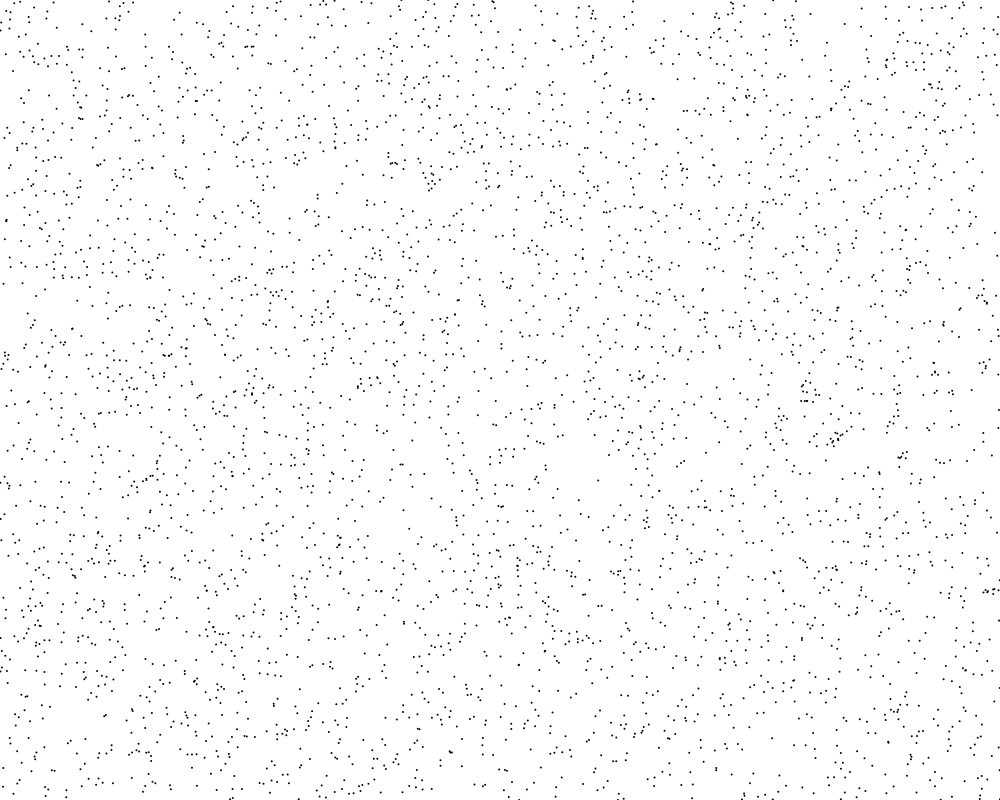
Frame 1 (no input)
Frame 60 (no input): identical to frame 1, image omitted
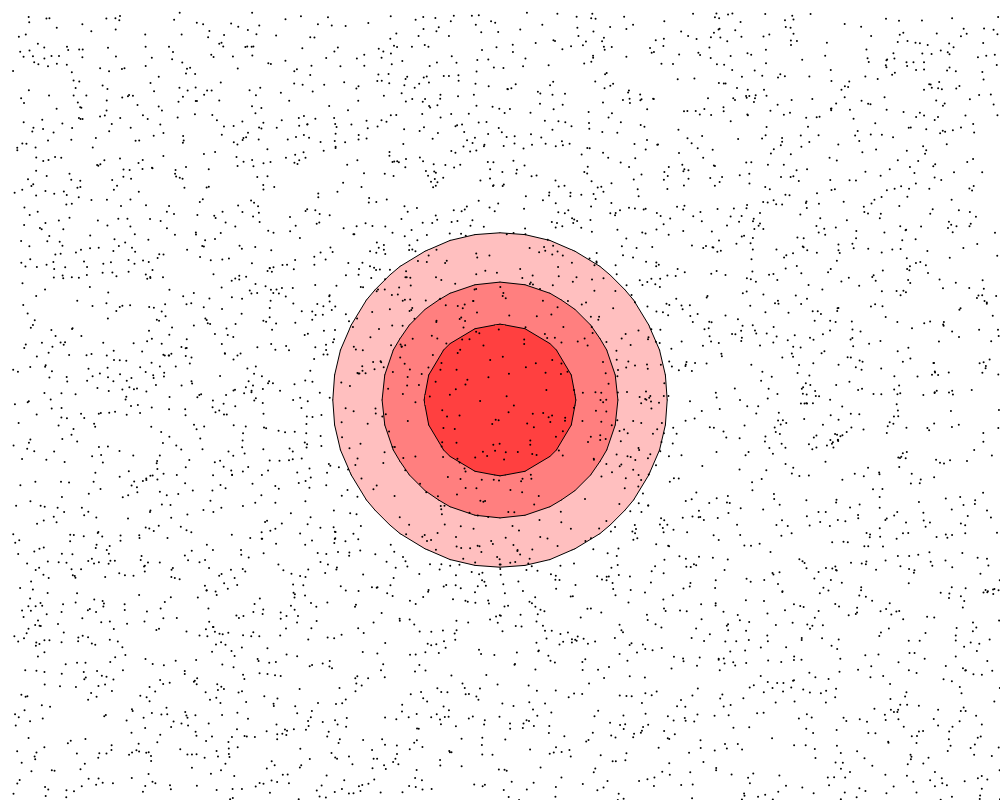
Frame 120 (the mouse pressed at the canvas centre since frame 60)

The p5.js sketch that drew these frames (run headless with seeded random() and noise() and a simulated clock; from frame 60 on, the mouse is pressed at the canvas centre):

// p5.js sketch
// ── sketch.js
// Object Arrays
let pressureField = [];
let isoFields = [];
let parcels = [];
let maxI, maxJ;

let scaling = 0;
let oscaling = 0;
let isolines = [];
let isoscale = 0.1;
let isomax = 0.0;
let isomin = 0.0;
let fac = 2;
let f = 1;

let Nmax = 4000;

let pressureSelect;
let motionType;
let resetButton;
let resetPointsButton;

function setup() {
  createCanvas(1000, 800);
  
  translate(0, height);
  translate(-2*fac, fac)
  scale(1, -1);
  
  pressureSelect = createSelect();
  pressureSelect.position(0, height);
  pressureSelect.option('H');
  pressureSelect.option('L');

  motionType = createSelect();
  motionType.position(0, height+25);
  motionType.option('Real Motion');
  motionType.option('Geostrophic Motion');
  
  resetButton = createButton('Reset Everything');
  resetButton.position(0, height+50);
  
  resetButton.mousePressed(reset);
  
  resetPointsButton = createButton('Reset Tracers');
  resetPointsButton.position(0, height+75);
  
  resetPointsButton.mousePressed(resetPoints);
  
  fac = round(width/40);
  
  // Create field
  let I = 0;
  let J = 0;
  for (let i = -fac; i < (width+2*fac); i += fac) {
    pressureField[I] = [];
    J = 0;
    for (let j = -fac; j < (height+2*fac); j += fac) {
      p = new scalarFieldPoint(i, j, 0);
      pressureField[I][J] = p;
      J += 1;
    }
    I += 1;
  }
  maxI = I;
  maxJ = J;
  
  updateIsoFields(pressureField);
  
  for (let i=0; i<Nmax; i+=1){
    p = new parcel(random(0,width),random(0,height));
    parcels[i] = p;
  }
  
}

function draw() {
  background(220);
  
  showIsoFields();
  
  for (let i=0; i<parcels.length; i++){
    if (parcels[i].move){
      parcels[i].physics(pressureField);
    }
    parcels[i].show();
  }
  
  let N = parcels.length;
  for (let i=0; i<parcels.length; i++){
    if (parcels[i].kill){
      parcels.splice(i,1);
      N -=1;
    }
  }
  
  for (let i=N; i<Nmax; i++){
    p = new parcel(random(0,width),random(0,height));
    p.initialize(pressureField);
    parcels[i] = p;
  }
}

function mousePressed() {
  let posX = round(mouseX/(width/4))*(width/4);
  let posY = round(mouseY/(height/4))*(height/4);
  
  if (posY<height && posY>0){
    for (let i = 0; i<maxI; i++) {
      for (let j = 0; j<maxJ; j++) {
        let r = pow(pressureField[i][j].x-posX,2)+pow(pressureField[i][j].y-posY,2);
        if (pressureSelect.selected()=='H'){
            pressureField[i][j].V += exp(-r/20000);
        }
        if (pressureSelect.selected()=='L'){
            pressureField[i][j].V -= exp(-r/20000);
        }
      }
    }
    
    updateIsoFields(pressureField);
    
    for (let i=0; i<parcels.length; i++){
      parcels[i].initialize(pressureField);
    }
  }
  
}

function reset(){
  for (let i =0; i<maxI; i++) {
    for (let j=0; j<maxJ; j++) {
      pressureField[i][j].V = 0;
    }
  }
  
  updateIsoFields(pressureField)
  
  parcels = [];
  for (let i=0; i<Nmax; i+=1){
    p = new parcel(random(0,width),random(0,height));
    parcels[i] = p;
  }
}

function resetPoints(){
  parcels = [];
  for (let i=0; i<Nmax; i+=1){
    p = new parcel(random(0,width),random(0,height));
    p.initialize(pressureField);
    parcels[i] = p;
  }
}

function showIsoFields(){
  for (let k=0; k<isoFields.length; k++) {
    for (let i=0; i<isoFields[0].length; i++){
      for (let j=0; j<isoFields[0][0].length; j++){
        //print(isoFields[k][i][j])
        isoFields[k][i][j].show()
      }
    }
  }
}

function updateIsoFields(scalarField){
  isomin = 1e27
  isomax = -1e27
  for (let i = 0; i < scalarField.length; i++) {
      for (let j = 0; j < scalarField[0].length; j++) {
        if (scalarField[i][j].V>isomax){
          isomax = scalarField[i][j].V
        }
        if (scalarField[i][j].V<isomin){
          isomin = scalarField[i][j].V
        }
      }
    }

  isolines = [];
  isoscale = 0.25;
  
  if (isoscale==0.0){
    isomin = -1;
    isomax = 1;
    isoscale = 0.25;
  }

  for (let i = isomin; i<=isomax; i += isoscale) {
    append(isolines, i);
  }

  isoFields = [];
  for (let k=0; k<isolines.length; k++) {
    //Marching squares
    // Step 1 flip the bits (1: V>=iso[k]; 0: V<iso[k])
    for (let i = 0; i < maxI; i++) {
      for (let j = 0; j < maxJ; j++) {
        scalarField[i][j].flip(isolines[k]);
      }
    }
    
    // Step 2 "March"
    // Each 2x2 cell is assigned ID from 0-15 based on bits
    // Line is drawn based on look-up-table
    
    let cmax;
    let cmin;
    let v, c;
    if (isolines[k] > 0) {
      cmin = color(255,255,255);
      cmax = color(255, 0, 0);
      v = map(isolines[k],0,isomax,0,1);
      c = lerpColor(cmin, cmax, v);
    } else if (isolines[k] < 0) {
      cmin = color("cornflowerblue");
      cmax = color(255, 255, 255);
      v = map(isolines[k],isomin,0,0,1);
      c = lerpColor(cmin, cmax, v);
    } else {
      c = (255,255,255);
    }
    
    
    
    isoFields[k] = [];
    for (let i = 0; i < maxI-1; i++) {
      isoFields[k][i] = [];
      for (let j = 1; j < maxJ; j++) {
        let Pyr = 1 - (isolines[k] - scalarField[i+1][j-1].V)/(scalarField[i+1][j].V-scalarField[i+1][j-1].V);
        let Pxt = (isolines[k] - scalarField[i][j-1].V)/(scalarField[i+1][j-1].V-scalarField[i][j-1].V);
        let Pyl = 1 - (isolines[k] - scalarField[i][j-1].V)/(scalarField[i][j].V-scalarField[i][j-1].V);
        let Pxb = (isolines[k] - scalarField[i][j].V)/(scalarField[i+1][j].V-scalarField[i][j].V);
        let linetype = scalarField[i][j].bit + 2*scalarField[i+1][j].bit + 4*scalarField[i+1][j-1].bit + 8*scalarField[i][j-1].bit;

        iFP = new isoFieldPoint(scalarField[i][j].x, scalarField[i][j].y, Pxb, Pxt, Pyl, Pyr, linetype, c)
        isoFields[k][i][j-1] = iFP;
      }
    }
  }
}
  

// ── isoFieldPoint.js
class isoFieldPoint {
  constructor(x, y, Pxb, Pxt, Pyl, Pyr, linetype, fillcolor) {
    this.x = x;
    this.y = y;

    this.Pxb = Pxb;
    this.Pxt = Pxt;
    this.Pyl = Pyl;
    this.Pyr = Pyr;
    
    this.linetype = linetype;
    this.fillcolor = fillcolor;
  }
  
  
  show(){
    push();
    translate(this.x,this.y);

    let spacingx = fac;
    let spacingy = fac;

    let xmb = this.Pxb*spacingx;
    let xmt = this.Pxt*spacingx;
    let yml = -this.Pyl*spacingy;
    let ymr = -this.Pyr*spacingy;

    let left = 0;
    let right = spacingx;
    let bottom = 0;
    let top = -spacingy;

    switch(this.linetype){
      case 1:
        beginShape();
        fill(this.fillcolor);
        noStroke();
        vertex(left,bottom);
        vertex(left,yml);
        vertex(xmb,bottom);
        endShape();
        
        strokeWeight(1);
        stroke(0);
        noFill();
        line(left, yml, xmb, bottom);
        break;
      case 2:
        beginShape();
        fill(this.fillcolor);
        noStroke();
        vertex(xmb,bottom);
        vertex(right,bottom);
        vertex(right,ymr);
        endShape();
        
        strokeWeight(1);
        stroke(0);
        noFill();
        line(xmb, bottom, right, ymr);
        break;
      case 3:
        beginShape();
        fill(this.fillcolor);
        noStroke();
        vertex(0,0);
        vertex(0,yml);
        vertex(right,ymr);
        vertex(right,0);
        endShape();
        
        strokeWeight(1);
        stroke(0);
        noFill();
        line(left, yml, right, ymr);
        break;
      case 4:
        beginShape();
        fill(this.fillcolor);
        noStroke();
        vertex(xmt,-spacingy);
        vertex(spacingx,-spacingy);
        vertex(spacingx,ymr);
        endShape();
        
        strokeWeight(1);
        stroke(0);
        noFill();
        line(xmt, top, right, ymr);
        break;
      case 5:
        beginShape();
        fill(c);
        noStroke();
        vertex(0,0);
        vertex(0,yml);
        vertex(xmt,-spacingy);
        vertex(spacingx,-spacingy);
        vertex(spacingx,ymr);
        vertex(xmb,0);
        endShape();
        
        strokeWeight(1);
        stroke(0);
        noFill();
        line(xmb, bottom, right, ymr);
        line(left, yml, xmt, top);
        break;
      case 6:
        beginShape();
        fill(this.fillcolor);
        noStroke();
        vertex(xmb,0);
        vertex(xmt,-spacingy);
        vertex(spacingx,-spacingy);
        vertex(spacingx,0);
        endShape();
        
        strokeWeight(1);
        stroke(0);
        noFill();
        line(xmb, bottom, xmt, top);
        break;
      case 7:
        beginShape();
        fill(this.fillcolor);
        noStroke();
        vertex(0,0);
        vertex(0,yml);
        vertex(xmt,-spacingy);
        vertex(spacingx,-spacingy);
        vertex(spacingx,0);
        endShape();
        
        strokeWeight(1);
        stroke(0);
        noFill();
        line(left, yml, xmt, top);
        break;
      case 8:
        beginShape();
        fill(this.fillcolor);
        noStroke();
        vertex(0,yml);
        vertex(0,-spacingy);
        vertex(xmt,-spacingy);
        endShape();
        
        strokeWeight(1);
        stroke(0);
        noFill();
        line(left, yml, xmt, top);
        break;
      case 9:
        beginShape();
        fill(this.fillcolor);
        noStroke();
        vertex(0,0);
        vertex(0,-spacingy);
        vertex(xmt,-spacingy);
        vertex(xmb,0);
        endShape();
        
        strokeWeight(1);
        stroke(0);
        noFill();
        line(xmb, bottom, xmt, top);
        break;
      case 10:
        beginShape();
        fill(this.fillcolor);
        noStroke();
        vertex(0,yml);
        vertex(0,-spacingy);
        vertex(xmt,-spacingy);
        vertex(spacingx,ymr);
        vertex(spacingx,0);
        vertex(xmb,0);
        
        strokeWeight(1);
        stroke(0);
        noFill();
        line(left, yml, xmb, bottom);
        line(xmt, top, right, ymr);
        break;
      case 11:
        beginShape();
        fill(this.fillcolor);
        noStroke();
        vertex(0,0);
        vertex(0,-spacingy);
        vertex(xmt,-spacingy);
        vertex(spacingx,ymr);
        vertex(spacingx,0);
        endShape();
        
        strokeWeight(1);
        stroke(0);
        noFill();
        line(xmt, top, right, ymr);
        break;
      case 12:
        beginShape();
        fill(this.fillcolor);
        noStroke();
        vertex(0,yml);
        vertex(0,-spacingy);
        vertex(spacingx,-spacingy);
        vertex(spacingx,ymr);
        endShape();
        
        strokeWeight(1);
        stroke(0);
        noFill();
        line(left, yml, right, ymr);
        break;
      case 13:
        beginShape();
        fill(this.fillcolor);
        noStroke();
        vertex(0,0);
        vertex(0,-spacingy);
        vertex(spacingx,-spacingy);
        vertex(spacingx,ymr);
        vertex(xmb,0);
        endShape();
        
        strokeWeight(1);
        stroke(0);
        noFill();
        line(xmb, bottom, right, ymr);
        break;
      case 14:
        beginShape();
        fill(this.fillcolor);
        noStroke();
        vertex(0,yml);
        vertex(0,-spacingy);
        vertex(spacingx,-spacingy);
        vertex(spacingx,0);
        vertex(xmb,0);
        endShape();
        
        strokeWeight(1);
        stroke(0);
        noFill();
        line(left, yml, xmb, bottom);
        break;
      case 15:
        beginShape();
        fill(this.fillcolor);
        noStroke();
        vertex(0,0);
        vertex(0,-spacingy);
        vertex(spacingx,-spacingy);
        vertex(spacingx,0);
        endShape();
    }

    pop();
  }
}
// ── parcel.js
class parcel {
  constructor(x, y) {
    this.x = x;
    this.y = y;
    
    this.vx = 0;
    this.vy = 0;
    
    this.hist = [];
    
    this.cor = 0.05;
    this.rho = 4;
    this.dt = 0.25;

    this.move = false;
    this.kill = false;
  }
  
  physics(pressureField){
    let posX = round(this.x/fac)+1;
    let posY = round(this.y/fac)+1;
    
    if (posX>0 && posX<(pressureField.length-1) && posY>0 && posY<(pressureField[0].length-1) && this.move){
      let dpdx = pressureField[posX+1][posY].V-pressureField[posX-1][posY].V;
      let dpdy = pressureField[posX][posY+1].V-pressureField[posX][posY-1].V;
      
      let ax = -this.cor*this.vy - (1/this.rho)*dpdx;
      let ay = this.cor*this.vx - (1/this.rho)*dpdy;
      
      // Simplified Eq's of Motion
      this.vx += ax*this.dt;
      this.vy += ay*this.dt;
      
      // Just Geostrophic Motion
      //this.vx = (1/(this.cor*this.rho))*dpdy;
      //this.vy = -(1/(this.cor*this.rho))*dpdx;
      
      this.x += this.vx*this.dt;
      this.y += this.vy*this.dt;
    } else {
      this.kill = true;
    }
  }
  
  initialize(pressureField){
    let posX = round(this.x/fac);
    let posY = round(this.y/fac);
    
    if (posX>0 && posX<(pressureField.length-1) && posY>0 && posY<(pressureField[0].length-1)){
      let dpdx = pressureField[posX+1][posY].V-pressureField[posX-1][posY].V;
      let dpdy = pressureField[posX][posY+1].V-pressureField[posX][posY-1].V;
      
      this.vx = (1/(this.cor*this.rho))*dpdy;
      this.vy = -(1/(this.cor*this.rho))*dpdx;
      
      this.move = true;
      
    } else {
      this.kill = true;
    }
  }
  
  show(){
    push();
    fill(0);
    noStroke(0);
    circle(this.x,this.y,2);
    pop();
  }
  
}
// ── scalarFieldPoint.js
class scalarFieldPoint {
  constructor(x, y, V) {
    this.x = x;
    this.y = y;

    this.V = V;

    this.bit = 0;
    this.linetype=0;
  }
  
  flip(c) {
    if (this.V>=c) {
      this.bit = 1;
    } else {
      this.bit = 0;
    }
  }
  
}
